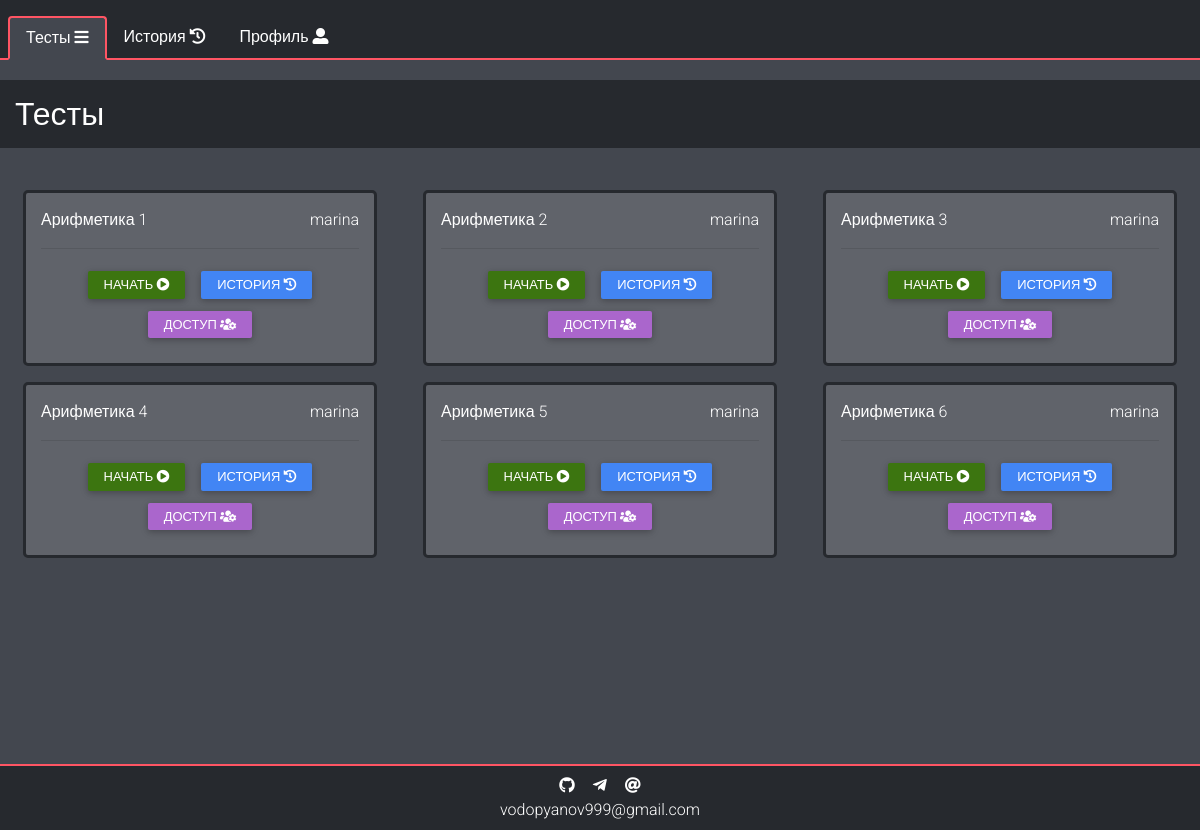
Page /index (signed in) on the committed database.
### data/tests.py (models this page shows, shortened)
class Test(SqlAlchemyBase):
    __tablename__ = 'tests'
    id = sqlalchemy.Column(sqlalchemy.Integer,
                           primary_key=True, autoincrement=True)
    name = sqlalchemy.Column(sqlalchemy.String, nullable=False)
    description = sqlalchemy.Column(sqlalchemy.String, nullable=True)
    creator_id = sqlalchemy.Column(sqlalchemy.Integer, sqlalchemy.ForeignKey("users.id"))
    creator = orm.relation("User")
    questions = orm.relation("Question", back_populates='test')
    statistics = orm.relation("Result", back_populates='test')
    groups = orm.relation("Group",
                          secondary="groups_to_tests")

### data/users.py (models this page shows, shortened)
class User(SqlAlchemyBase, UserMixin):
    __tablename__ = 'users'
    id = sqlalchemy.Column(sqlalchemy.Integer,
                           primary_key=True, autoincrement=True)
    nickname = sqlalchemy.Column(sqlalchemy.String, unique=True, nullable=False)
    hashed_password = sqlalchemy.Column(sqlalchemy.String, nullable=True)
    creator_id = sqlalchemy.Column(sqlalchemy.Integer, sqlalchemy.ForeignKey("users.id"))
    type_id = sqlalchemy.Column(sqlalchemy.Integer,
                                sqlalchemy.ForeignKey("user_types.id"), default=3)
    secret_code = sqlalchemy.Column(sqlalchemy.String, nullable=False)
    chat_id = sqlalchemy.Column(sqlalchemy.Integer, nullable=True, default=0)
    results = orm.relation("Result", back_populates='user')
    user_type = orm.relation("UserType")
    notifications = orm.relation("Notification", back_populates='user')
    created = orm.relation("User")
    tests = orm.relation("Test", back_populates='creator')
    created_groups = orm.relation("Group", back_populates='creator')
    groups = orm.relation("Group",
                          secondary="groups_to_users")

### main.py (the view)
@app.route("/")
@app.route("/index")
@app.route("/all_tests")
@login_required
def index():
    try:
        if test_started():
            return redirect('/test')
        db = db_session.create_session()
        tests = db.query(Test).all()
        tests = list(test for test in tests if is_allowed(test, current_user))
        return render_template("all_tests.html",
                               title="Тесты",
                               tests=tests,
                               all_tests='active')
    except sa.orm.exc.DetachedInstanceError:
        return redirect('/')

### data/db_session.py (called while the page is built)
def create_session() -> Session:
    global __factory
    return __factory()

### main.py (called while the page is built)
@login_manager.user_loader
def load_user(user_id):
    session = db_session.create_session()
    session.expire_on_commit = False
    return session.query(User).get(user_id)

def is_allowed(test, user):
    return any(list(group.id in list(i.id for i in test.groups)
                    for group in user.groups)) \
           or test.creator == current_user \
           or current_user.type_id == 1

def test_started():
    db = db_session.create_session()
    if db.query(Result).filter(~Result.is_finished, Result.user == current_user).first():
        return True
    return False

### templates/all_tests.html (shortened to what this page needs)
{% extends "base.html" %}
{% block content %}
<div class="row">
    <h2 class="header col-12">{{title}}</h2>
    {% if tests %}
    <div class="col-12 col-lg-10 col-xl-12 mx-auto my-4">
        <div class="row tests">
            {% for test in tests %}
            <div class="col-12 col-md-6 col-xl-4">
                <div class="test m-2">
                    <div class="row align-items-center test-header">
                        <div class="col-12 col-sm-8 text-left">
                            <div class="name">
                                {{test.name}}
                            </div>
                        </div>
                        <div class="col-12 col-sm-4 text-right">
                            <div class="name">
                                {% if test.creator %}{{test.creator.nickname}}{% else %}DELETED{% endif %}
                            </div>
                        </div>
                    </div>
                    <hr>
                    <div class="text-center mb-1">
                        <a href="/test/{{test.id}}" class="px-3 py-1 btn-start btn btn-success">
                            Начать <i class="fas fa-play-circle"></i>
                        </a>
                        <a href="/statistics/{{test.id}}" class="px-3 py-1 btn-start btn btn-primary">
                            История <i class="fas fa-history"></i>
                        </a>
                        {% if test.creator == current_user or current_user.type_id == 1 %}
                        <a href="/test_to_groups/{{test.id}}" class="px-3 py-1 btn-start btn btn-secondary">
                            Доступ <i class="fas fa-users-cog"></i>
                        </a>
                        {% endif %}
                    </div>
                </div>
            </div>
            {% endfor %}
        </div>
    </div>
    {% else %}
    <h4 class="header header-alert col-12">
        У вас нет доступа ни к одному тесту
    </h4>
    {% endif %}
</div>
{% endblock %}

### static/css/variables.css (style rules this page uses)
:root { --a: #26292e; --b: #ff5564; --c: #36383e; --d: #60636a; --e: #51535c; --f: #82848a; --g: #43474f; --background: var(--g); --font-dark: #000; --font-light: #fff; --link-font: #44a4ff; --test-border: var(--a); --test-font: #fff; --test-description-font: #d8d8d8; --test-background: var(--d); --question-border: var(--a); --question-border-chosen: var(--b); --question-background: var(--c); --question-answer-background: var(--f); --question-chosen: #659e3a; --question-font: #fff; --question-font-header: #e0e0e0; --question-answer-font: #000; --result-border: var(--f); --result-background-dark: var(--a); --result-background-light: var(--c); --result-font: #fff; --result-correct: #629c53; --result-incorrect: #7d4949; --result-font-correct: #fff; --nav-border: var(--b); --nav-border-hover: var(--a); --nav-border-width: 2px; --nav-background: var(--a); --nav-background-active: var(--g); --nav-background-hover: var(--c); --nav-font: #fff; --nav-font-active: #fff; --nav-font-hover: #fff; --list-item-border: var(--c); --list-item-font: #fff; --list-item-notification-font: #fff; --list-item-notification-font-hover: #fafafa; --list-item-dark-font-hover: #000; --list-item-background: var(--f); --list-item-background-dark: var(--e); --list-item-notification-background: var(--d); --list-item-notification-background-hover: var(--f); --list-item-background-dark-hover: var(--f); --list-item-profile-font-hover: #fff; --list-item-profile-background-hover: var(--f); --list-item-danger: #dc3545; --header-background: var(--a); --header-alert-background: #59739e; --header-font: #fff; --success: #3c7510; --btn-danger: #c11324; --delete-link: #b70000; --contacts-background: var(--a); --contacts-font: #fff; --contacts-font-hover: #aaa; --card-background: var(--c); --card-border: var(--b); --card-font: #fff; }

### static/css/test.css (style rules this page uses)
.test { border: 3px solid var(--test-border); color: var(--test-font); padding: 15px; border-radius: 5px; background-color: var(--test-background); }

### static/css/utilities.css (style rules this page uses)
html { overflow: auto; }
body { background-color: var(--background); overflow-y: scroll; overflow-x: hidden; font-family: "Roboto",sans-serif; font-weight: 300; }
.header { margin-top: 20px; padding: 15px; background-color: var(--header-background); margin-bottom: 10px; color: var(--header-font); }
.btn { padding: .44rem 1.4rem; }
.btn-success { background-color: var(--success)!important; border: var(--success)!important; }

### rows in the picture
Test: name "Арифметика 1", creator.nickname "marina"
Test: name "Арифметика 2", creator.nickname "marina"
Test: name "Арифметика 3", creator.nickname "marina"
Test: name "Арифметика 4", creator.nickname "marina"
Test: name "Арифметика 5", creator.nickname "marina"
Test: name "Арифметика 6", creator.nickname "marina"

### other values in the picture
{{ title }} "Тесты"
